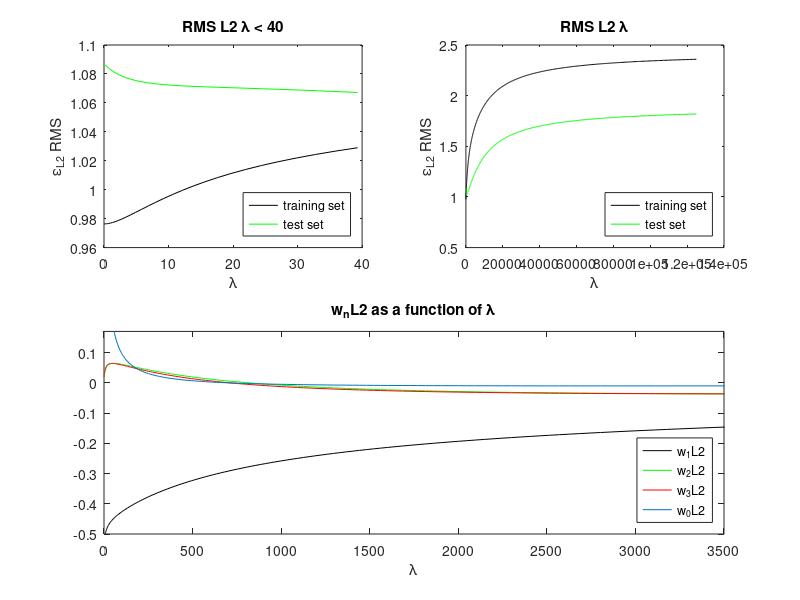
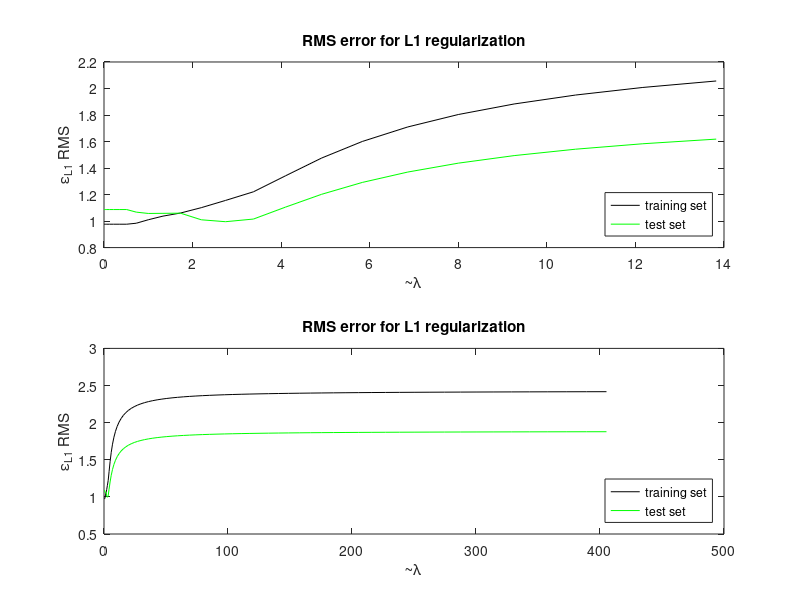
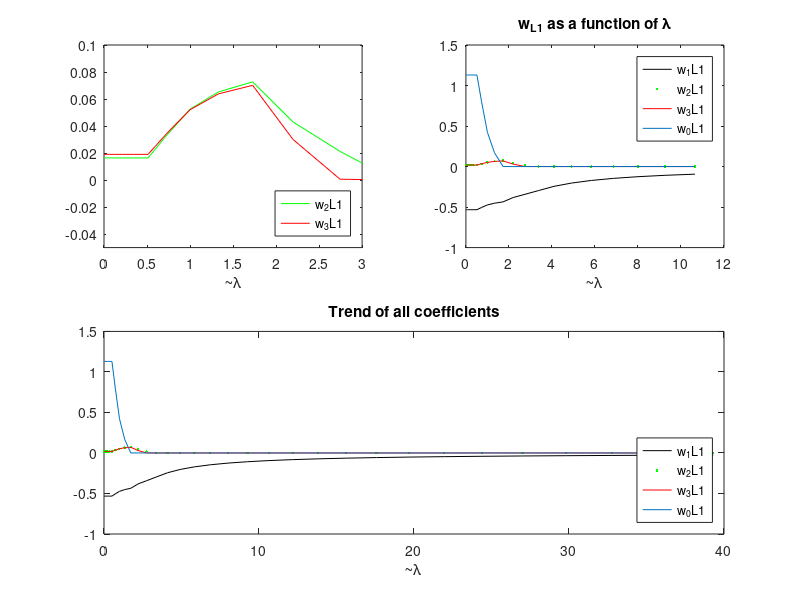

The MATLAB script that drew these images, in order:

clear

phi = load('hw2x.dat');
phi = [phi, ones(size(phi,1),1)];
y = load('hw2y.dat');

% Partition the data randomly
% idx_test = [51, 29, 87, 93, 59, 1, 90, 23, 39, 96]; looks nice on the
% plots... bad doctoring of data, slap on the hand...
idxs = randperm(size(phi, 1));
% idx_training = idxs(1:89);
idx_training = load('idx_train.dat');
% idx_test = idxs(90:99);
idx_test = load('idx_test.dat');

phi_training = phi(idx_training, :);
y_training = y(idx_training);
phi_test = phi(idx_test, :);
y_test = y(idx_test);

lambdas = 0:0.1:50;
lambdas = lambdas .^ 3;
w = zeros(length(lambdas), size(phi,2));
for lambda = lambdas
  idx = lambda == lambdas;
  % Train the model
  w(idx, :) = pinv(phi_training' * phi_training ...
                + (lambda * eye(size(phi_training, 2)))) ...
                * (phi_training' * y_training);
  h_phi_training(:, idx) = phi_training * w(idx, :)';
  j_h_training(idx) = rms(h_phi_training(:, idx) - y_training);
  % Now compare to the test
  h_phi_test(:, idx) = phi_test * w(idx, :)';
  j_h_test(idx) = rms(h_phi_test(:, idx) - y_test);                          
end

% Now plot
figure(1); % RMS train / test vs lambda
subplot(2,2,1)
plot(lambdas(1:35), j_h_training(1:35), 'k')
title('RMS L2 \lambda < 40')
xlabel('\lambda')
ylabel('\epsilon_{L2} RMS')
hold on
plot(lambdas(1:35), j_h_test(1:35), 'g')
legend('training set', 'test set', 'location', 'southeast')
hold off

subplot(2,2,2)
plot(lambdas, j_h_training, 'k')
title('RMS L2 \lambda')
xlabel('\lambda')
ylabel('\epsilon_{L2} RMS')
hold on
plot(lambdas, j_h_test, 'g')
legend('training set', 'test set', 'location', 'southeast')
hold off

% Weights w_{L2} as a function of lambda
subplot(2,2,3:4)
plot(lambdas, w(:,1), 'k')
title('w_{n}L2 as a function of \lambda')
xlabel('\lambda')
hold on
plot(lambdas, w(:,2), 'g')
plot(lambdas, w(:,3), 'r')
plot(lambdas, w(:,4))
legend('w_1{L2}', 'w_2{L2}', 'w_3{L2}', 'w_0{L2}', 'location', 'southeast')
axis([0, 3500, -0.5, 0.17])
hold off

etas = 1./lambdas;
w_quad = zeros(length(etas), size(phi,2));
for eta = etas
  idx = eta == etas;
  w_quad(idx,:) = quadprog(2*(phi_training'*phi_training), ...
                      -2*(phi_training'*y_training), ...
                             [1,1,1,1;1,1,-1,1;1,-1,1,1;1,-1,-1,1;...
                              -1,1,1,1;-1,1,-1,1;-1,-1,1,1;-1,-1,-1,1;...
                              1,1,1,-1;1,1,-1,-1;1,-1,1,-1;1,-1,-1,-1;...
                              -1,1,1,-1;-1,1,-1,-1;-1,-1,1,-1;-1,-1,-1,-1],... 
                      eta*[1;1;1;1;1;1;1;1;1;1;1;1;1;1;1;1]);
  h_phi_training_quad(:, idx) = phi_training * w_quad(idx, :)';
  j_h_training_quad(idx) = rms(h_phi_training_quad(:, idx) - y_training);
  % Now validate
  h_phi_test_quad(:, idx) = phi_test * w_quad(idx, :)';
  j_h_test_quad(idx) = rms(h_phi_test_quad(:, idx) - y_test);
end

% Now plot L1
figure(2); % RMS train / test vs lambda
subplot(2,1,1)
plot(lambdas(1:25), j_h_training_quad(1:25), 'k')
title('RMS error for L1 regularization')
xlabel('~\lambda')
ylabel('\epsilon_{L1} RMS')
hold on
plot(lambdas(1:25), j_h_test_quad(1:25), 'g')
legend('training set', 'test set', 'location', 'southeast')
hold off
subplot(2,1,2)
plot(lambdas(1:75), j_h_training_quad(1:75), 'k')
title('RMS error for L1 regularization')
xlabel('~\lambda')
ylabel('\epsilon_{L1} RMS')
hold on
plot(lambdas(1:75), j_h_test_quad(1:75), 'g')
legend('training set', 'test set', 'location', 'southeast')
hold off

% Weights as a function of lambda
figure(4); 
subplot(2,2,1)
title('w_{L1} as a function of \lambda')
plot(lambdas, w_quad(:,2), 'g')
hold on
plot(lambdas, w_quad(:,3), 'r')
xlabel('~\lambda')
legend('w_2{L1}', 'w_3{L1}', 'location', 'southeast')
axis([0, 3, -0.05, 0.1])
hold off
subplot(2,2,2)
plot(lambdas(1:23), w_quad(1:23,1), 'k')
xlabel('~\lambda')
title('w_{L1} as a function of \lambda')
hold on
plot(lambdas(1:23), w_quad(1:23,2), '.g')
plot(lambdas(1:23), w_quad(1:23,3), 'r')
plot(lambdas(1:23), w_quad(1:23,4))
xlabel('~\lambda')
legend('w_1{L1}', 'w_2{L1}', 'w_3{L1}','w_0{L1}')
hold off
subplot(2,2,3:4)
plot(lambdas(1:35), w_quad(1:35,1), 'k')
title('Trend of all coefficients')
hold on
plot(lambdas(1:35), w_quad(1:35,2), '.g')
plot(lambdas(1:35), w_quad(1:35,3), 'r')
plot(lambdas(1:35), w_quad(1:35,4))
xlabel('~\lambda')
legend('w_1{L1}', 'w_2{L1}', 'w_3{L1}','w_0{L1}', 'location', 'southeast')
hold off
